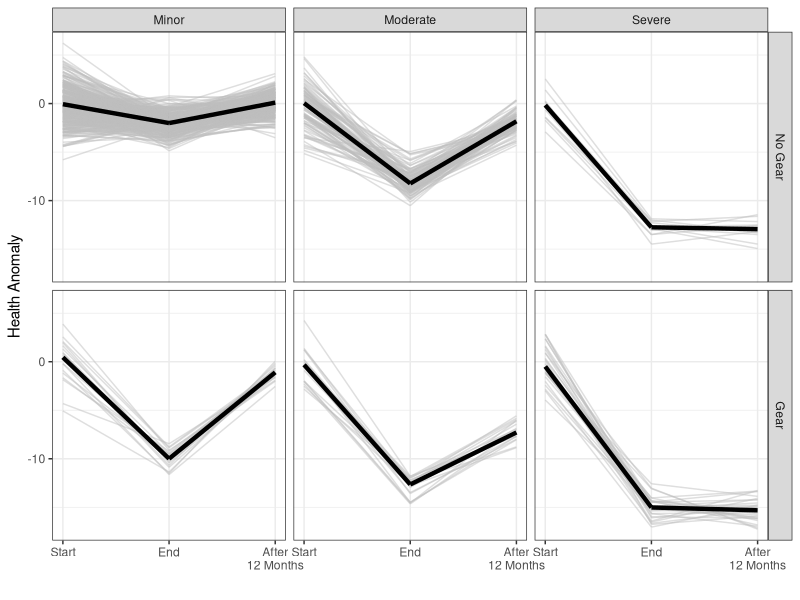
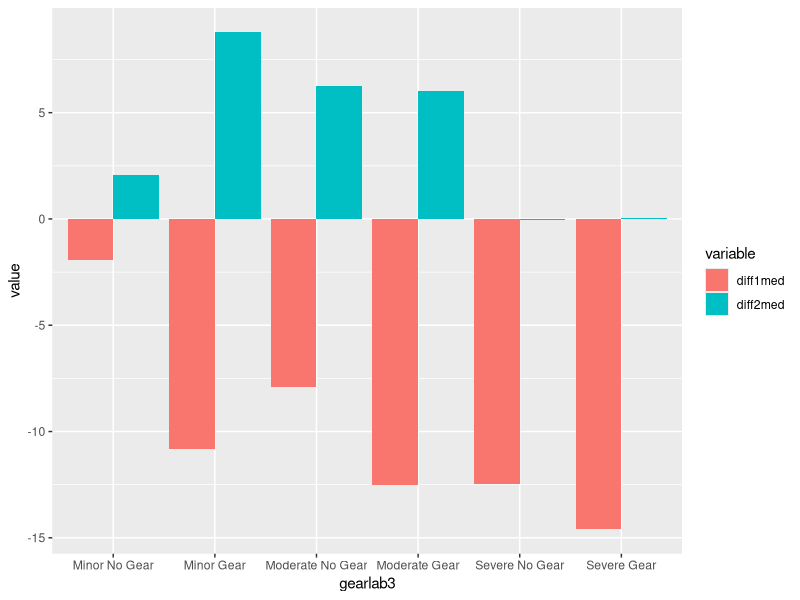

Write the R code that produced these figures, in order.
## ---- chunk 1
rm(list = ls())
set.seed(314)
library(ggplot2)
library(readr)
library(knitr)
library(dplyr)
library(stringr)
## ---- chunk 2
gearInj <- 1:6
gvec1 <- c('Gear', 'Gear', 'No Gear', 'Gear', 'No Gear', 'No Gear')
gvec1 <- factor(gvec1, levels = c('No Gear', 'Gear'))
gvec2 <- c('Severe', 'Moderate', 'Severe', 'Minor', 'Moderate', 'Minor')
gvec3 <- c('Severe Gear', 'Moderate Gear', 'Severe No Gear', 'Minor Gear', 'Moderate No Gear', 'Minor No Gear')
gvec3 <- factor(gvec3, levels = c('Minor No Gear', 'Minor Gear', 'Moderate No Gear', 'Moderate Gear','Severe No Gear','Severe Gear'))
ncat <- length(gearInj)
num <- c(29, 19, 12, 18, 96, 341)

dat <- data.frame(gearInjury = gearInj,
                  gearLab1 = gvec1,
                  gearLab2 = gvec2,
                  gearLab3 = gvec3,
                  numEvents = num)
dat
## ---- chunk 3
hdat <- data.frame(EGNo = floor(runif(n = sum(num), min = 1004, max = 3000)),
                   EntID = sample(1:4, size = sum(num), replace = TRUE),
                   gearInjury = rep(dat$gearInjury, times = dat$numEvents),
                   gearlab1 = rep(dat$gearLab1, times = dat$numEvents),
                   gearlab2 = rep(dat$gearLab2, times = dat$numEvents),
                   gearlab3 = rep(dat$gearLab3, times = dat$numEvents),
                   shAnom = rnorm(sum(num), sd = 2))
head(hdat)
## ---- chunk 4
hdat$ehAnom <- c(rnorm(n = dat$numEvents[1], mean = -15),
                 rnorm(n = dat$numEvents[2], mean = -12.5),
                 rnorm(n = dat$numEvents[3], mean = -13),
                 rnorm(n = dat$numEvents[4], mean = -10),
                 rnorm(n = dat$numEvents[5], mean = -8),
                 rnorm(n = dat$numEvents[6], mean = -2))

hdat$rhAnom <- c(rnorm(n = dat$numEvents[1], mean = -15),
                 rnorm(n = dat$numEvents[2], mean = -7.5),
                 rnorm(n = dat$numEvents[3], mean = -13),
                 rnorm(n = dat$numEvents[4], mean = -1),
                 rnorm(n = dat$numEvents[5], mean = -2),
                 rnorm(n = dat$numEvents[6], mean = 0))
head(hdat)
## ---- chunk 5
hsum <- hdat %>% 
  group_by(gearlab1, gearlab2) %>% 
  summarise(smed = median(shAnom),
            emed = median(ehAnom),
            rmed = median(rhAnom))
hsum
## ---- chunk 6
p <- ggplot(data = hdat)+
  geom_segment(aes(y = shAnom, yend = ehAnom, x = 0, xend = 1), colour = alpha('grey', 0.5)) +
  geom_segment(aes(y = ehAnom, yend = rhAnom, x = 1, xend = 2), colour = alpha('grey', 0.5))+
  geom_segment(data = hsum, aes(y = smed, yend = emed, x = 0, xend = 1), lwd = 1.5) + 
  geom_segment(data = hsum, aes(y = emed, yend = rmed, x = 1, xend = 2), lwd = 1.5) + 
    scale_x_continuous(breaks = c(0, 1, 2),
                   labels = c( 'Start', 'End', 'After\n12 Months'))+
  facet_grid(gearlab1 ~ gearlab2)+
  theme_bw()+
  theme(panel.grid.minor.x = element_blank())+
  labs(x = '', y = 'Health Anomaly')
p
## ---- chunk 7
# hsum2 <- 
#   hsum %>% 
#   group_by(gearlab1, gearlab2) %>% 
#   summarise(diff1 = emed - smed,
#             diff2 = rmed - emed)
# hsum2

hsum <- hdat %>% 
  group_by(gearlab1, gearlab2, gearlab3) %>% 
  mutate(diff1 = ehAnom - shAnom, 
         diff2 = rhAnom - ehAnom) %>% 
  summarise(diff1med = median(diff1),
            diff2med = median(diff2))
hsum

hsuml <- reshape2::melt(hsum, id.vars = c('gearlab1', 'gearlab2', 'gearlab3'), measure.vars = c('diff1med', 'diff2med'))
hsuml$pos <- hsuml$value > 0
## ---- chunk 8
p2 <- ggplot(hsuml, aes(x = gearlab3, y = value, fill = variable)) +
  geom_bar(stat = 'identity', position = 'dodge')
p2
## ---- chunk 9

